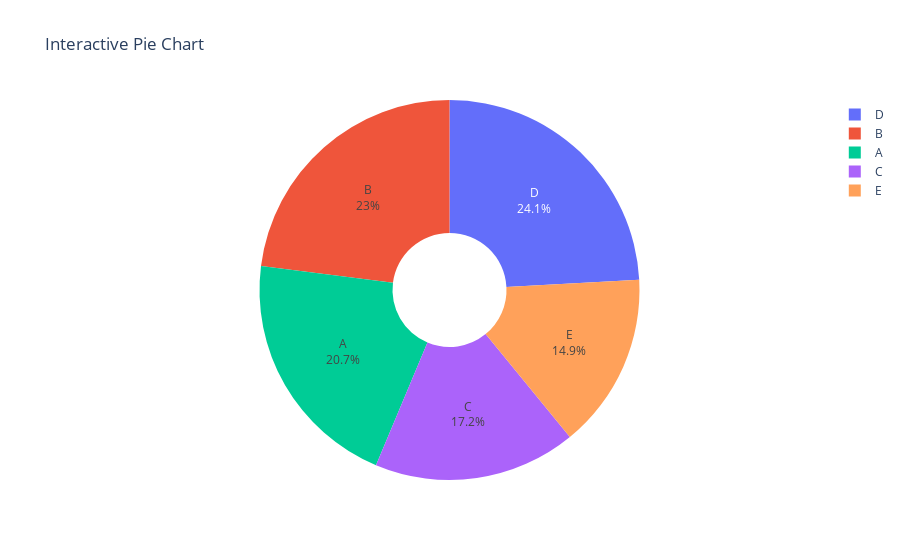

This figure's notebook cell:
### Code cell
## 21

import numpy as np
import plotly.graph_objects as go

# Generate random data
labels = ['A', 'B', 'C', 'D', 'E']
values = np.random.randint(10, 30, size=5)

# Create a pie chart
fig = go.Figure(data=[go.Pie(labels=labels, values=values, hole=0.3)])

# Add labels and percentages
fig.update_traces(textposition='inside', textinfo='label+percent')

# Set the title
fig.update_layout(title='Interactive Pie Chart')

# Show the plot
fig.show()

### Figure 1 — Plotly figure (JSON) as saved in the notebook; plotly's stock layout.template omitted (floating-point values rounded to 4 significant figures)
{"data": [{"hole": 0.3, "labels": ["A", "B", "C", "D", "E"], "textinfo": "label+percent", "textposition": "inside", "type": "pie", "values": [18, 20, 15, 21, 13]}], "layout": {"title": {"text": "Interactive Pie Chart"}}}
